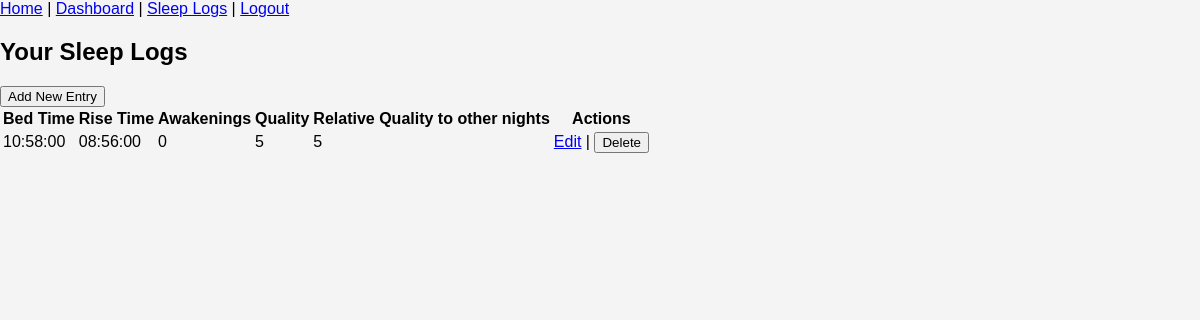
The page /sleep_log/sleep_logs (signed in) on the database as committed earlier.
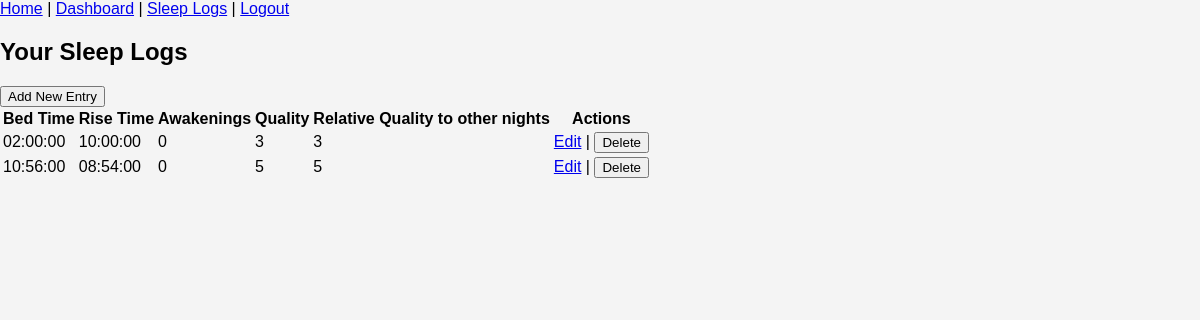
The same page on the database as committed later.
### sleep_tracker/models.py (models this page shows, shortened)
class SleepLog(db.Model):
    id = db.Column(db.Integer, primary_key=True)
    user_id = db.Column(db.Integer, db.ForeignKey('user.id'), nullable=False)
    date = db.Column(db.Date, nullable=False) #can't be unique as user could go to bed at 1am on 2/2 and again go to bed at 11pm on 2/2.
    bedtime = db.Column(db.Time, nullable=False)
    risetime = db.Column(db.Time, nullable=False)
    sleep_quality = db.Column(db.Integer, nullable=False) #1-5 score range, to be handled by the UI
    relative_quality = db.Column(db.Integer, nullable=False) #1-5 score range, to be handled by the UI
    awakenings = db.Column(db.Integer, nullable=False) #positive integer
    OSA_interventions = db.Column(db.Boolean, nullable=False)
    caffeine = db.Column(db.Boolean, nullable=False)
    sleep_aid = db.Column(db.Boolean, nullable=False)
    alcohol = db.Column(db.Boolean, nullable=False)
    cannabis = db.Column(db.Boolean, nullable=False)
    typical_day = db.Column(db.Boolean, nullable=False)
    sleep_period_duration = db.Column(db.Integer, nullable=False)

### sleep_tracker/routes/sleep_log.py (the view)
@sleep_log.route("/sleep_logs")
@login_required
def sleep_logs():
    logs = SleepLog.query.filter_by(user_id=current_user.id).order_by(SleepLog.date)
    return render_template('sleep_logs.html', logs=logs)

### sleep_tracker/__init__.py (called while the page is built)
@login_mgr.user_loader
def load_user(user_id):
    from .models import User
    return User.query.get(int(user_id))

### sleep_tracker/templates/sleep_logs.html
{% extends "base.html" %}
{% block content %}
<h2>Your Sleep Logs</h2>
<a href = "{{ url_for('sleep_log.log_sleep') }}">
    <button>Add New Entry</button>
</a>
<table>
    <tr>
        <th>Bed Time</th>
        <th>Rise Time</th>
        <th>Awakenings</th>
        <th>Quality</th>
        <th>Relative Quality to other nights</th>
        <th>Actions</th>
    </tr>
    {% for log in logs %}
    <tr>
        <td>{{ log.bedtime }}</td>
        <td>{{ log.risetime }}</td>
        <td>{{ log.awakenings }}</td>
        <td>{{ log.sleep_quality }}</td>
        <td>{{ log.relative_quality }}</td>
        <td>
            <a href="{{ url_for('sleep_log.edit_log', log_id=log.id) }}">Edit</a> |
            <form action="{{ url_for('sleep_log.delete_log', log_id=log.id) }}" method="POST" style="display:inline;">
                <button type="submit" onclick="return confirm('Are you sure?')">Delete</button>
            </form>
        </td>
    </tr>
    {% endfor %}
</table>
{% endblock %}

### sleep_tracker/templates/base.html (shortened to what this page needs)
<!DOCTYPE html>
<html lang="en">
<head>
    <link rel="stylesheet" href="{{ url_for('static', filename='css/style.css') }}">
</head>
<body>
    <nav>
        <a href="{{ url_for('main.home') }}">Home</a> |
        {% if current_user.is_authenticated %}
            <a href="{{ url_for('dashboard.view_dashboard') }}">Dashboard</a> |
            <a href="{{ url_for('sleep_log.sleep_logs') }}" >Sleep Logs</a> |
            <a href="{{ url_for('auth.logout') }}">Logout</a>
        {% else %}
            <a href="{{ url_for('auth.login') }}">Login</a> |
            <a href="{{ url_for('auth.register') }}">Register</a>
        {% endif %}
    </nav>
    <div class="container">
        {% block content %}{% endblock %}
    </div>
</body>
</html>

### sleep_tracker/static/css/style.css (style rules this page uses)
body { font-family: Arial, sans-serif; background-color: #f4f4f4; margin: 0; padding: 0; }

Rows that differ between the two databases and show on the page:
added SleepLog: bedtime "02:00:00", risetime "10:00:00", awakenings "0", sleep_quality "3", relative_quality "3"
changed SleepLog (number 2 of 2 on the later page): bedtime "10:58:00" → "10:56:00"; risetime "08:56:00" → "08:54:00"
